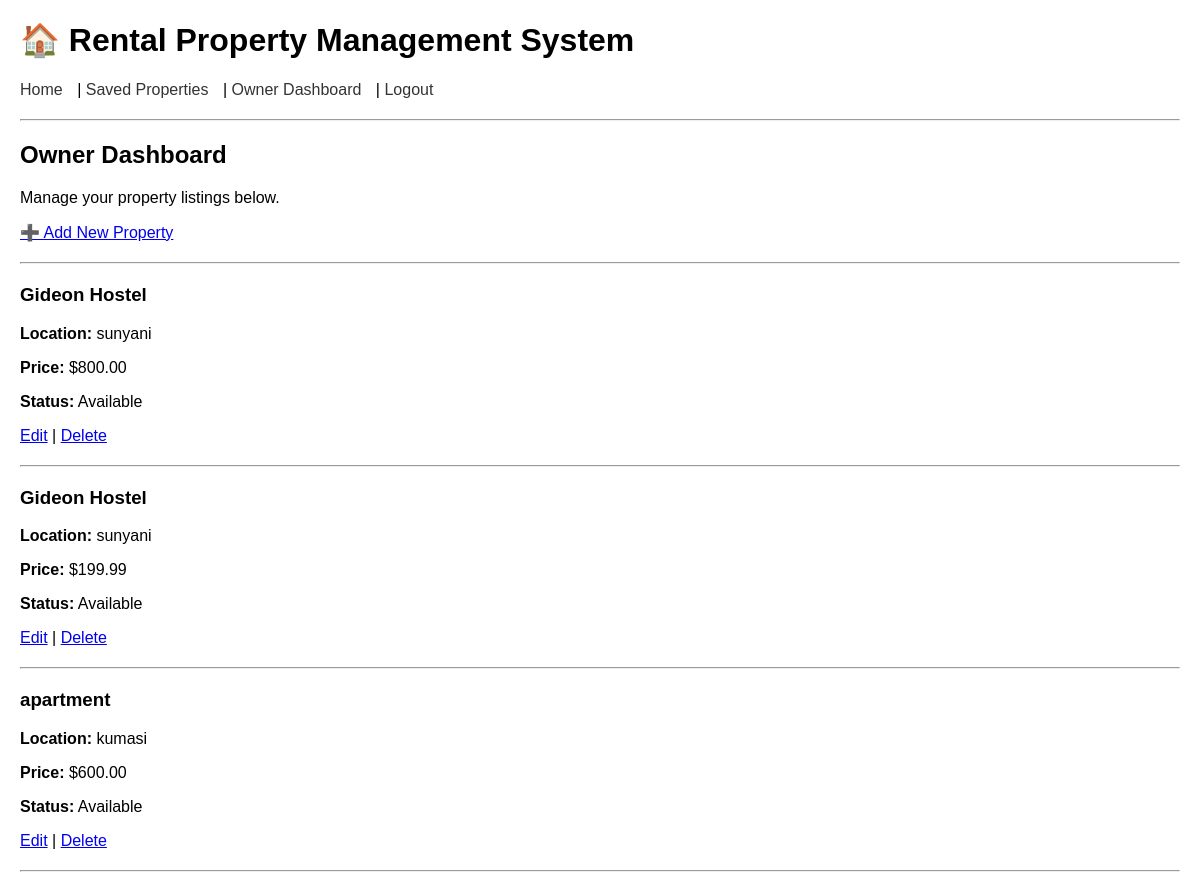
The app's page /dashboard/ (signed in), older data.
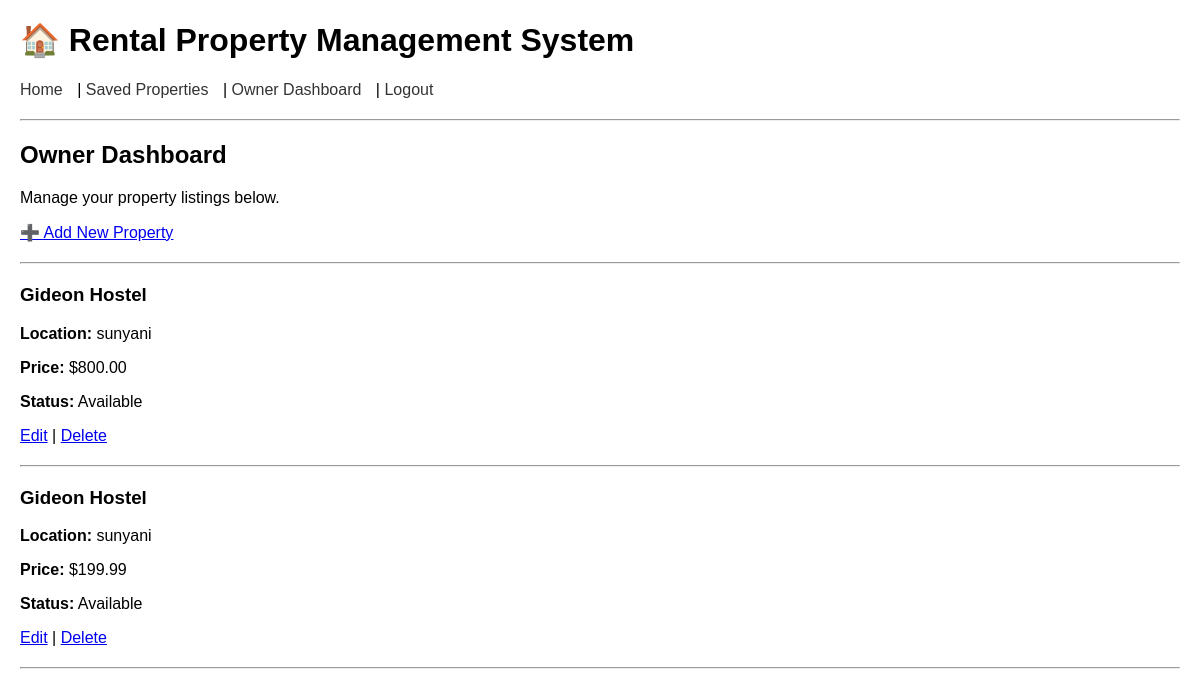
The same page, newer data.
### rentals_app/models.py (models this page shows, shortened)
class Property(models.Model):
    PROPERTY_TYPE_CHOICES = (
        ('room', 'Room'),
        ('house', 'Entire House'),
    )
    owner = models.ForeignKey('rentals_app.User', on_delete=models.CASCADE, related_name='properties')
    title = models.CharField(max_length=255)
    location = models.CharField(max_length=255)
    price = models.DecimalField(max_digits=10, decimal_places=2)
    property_type = models.CharField(max_length=10, choices=PROPERTY_TYPE_CHOICES)
    description = models.TextField()
    is_available = models.BooleanField(default=True)
    contact_email = models.EmailField()
    contact_phone = models.CharField(max_length=20, blank=True, null=True)
    created_at = models.DateTimeField(auto_now_add=True)
    updated_at = models.DateTimeField(auto_now=True)
    image = models.ImageField(upload_to='property_images/', null=True, blank=True)  # <-- new field

### rentals_app/views.py (the view)
# urls.py: path('dashboard/', views.owner_dashboard, name='owner_dashboard'),
@login_required
def owner_dashboard(request):
    properties = Property.objects.filter(owner=request.user)
    return render(request, "dashboard.html", {"properties": properties})

### templates/dashboard.html (shortened to what this page needs)
{% extends "base.html" %}
{% block content %}
<h2>Owner Dashboard</h2>
<p>Manage your property listings below.</p>
<a href="{% url 'create_property' %}">➕ Add New Property</a>
<hr>
{% for property in properties %}
    <div>
        <h3>{{ property.title }}</h3>
        <p><strong>Location:</strong> {{ property.location }}</p>
        <p><strong>Price:</strong> ${{ property.price }}</p>
        <p><strong>Status:</strong> {% if property.is_available %}Available{% else %}Not Available{% endif %}</p>
        <p>
            <a href="{% url 'edit_property' property.pk %}">Edit</a> |
            <a href="{% url 'delete_property' property.pk %}">Delete</a>
        </p>
    </div>
    <hr>
{% empty %}
    <p>You have not added any properties yet.</p>
{% endfor %}
{% endblock %}

Row changes from the older to the newer data that the page shows:
removed Property: title "apartment", location "kumasi", price "600.00", is_available "Available"
